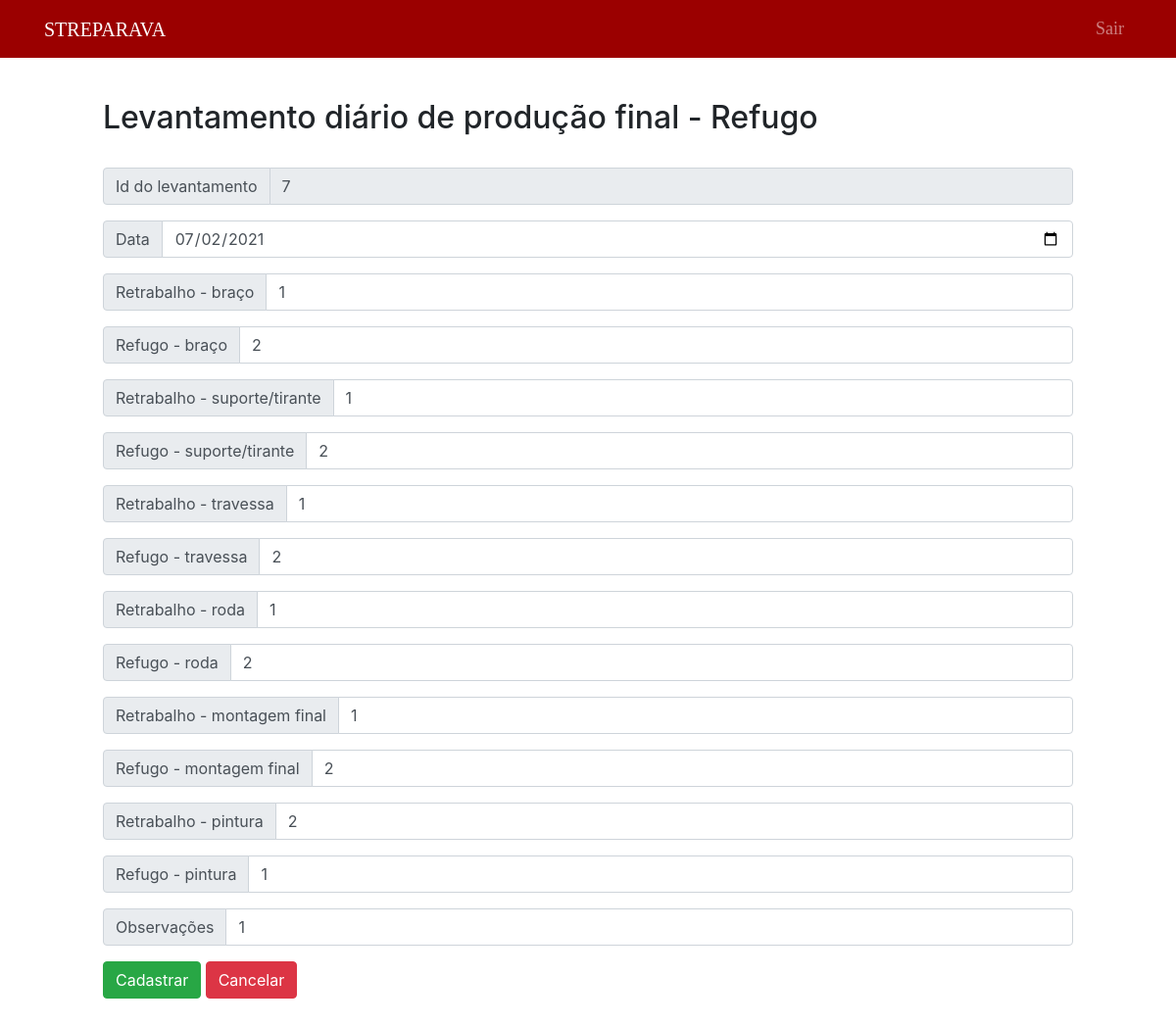
The app's page /public/refret/editRefret.php?id=7 (signed in) with its own data.
### tables this page shows
CREATE TABLE `refret` (
  `id_refret` int(11) NOT NULL,
  `data` date NOT NULL,
  `retrabalho_braco` int(11) NOT NULL,
  `refugo_braco` int(11) NOT NULL,
  `retrabalho_tirante` int(11) NOT NULL,
  `refugo_tirante` int(11) NOT NULL,
  `retrabalho_travessa` int(11) NOT NULL,
  `refugo_travessa` int(11) NOT NULL,
  `retrabalho_roda` int(11) NOT NULL,
  `refugo_roda` int(11) NOT NULL,
  `retrabalho_montagem` int(11) NOT NULL,
  `refugo_montagem` int(11) NOT NULL,
  `retrabalho_pintura` int(11) NOT NULL,
  `refugo_pintura` int(11) NOT NULL,
  `total_retrabalho` int(11) NOT NULL,
  `total_refugo` int(11) NOT NULL,
  `observacoes` text NOT NULL
);

### public/refret/editRefret.php (the view, shortened to what this page needs)
<?php include("../Template/header.php");
include("../../data/connection.php");
if (isset($_GET["id"])) {
    $id = $_GET["id"];
    $sql = "SELECT * FROM refret WHERE  id_refret = '" . $id . "'";
    $resultado = $connection->query($sql);
    $refret = $resultado->fetch_assoc();
?>
    <html lang="en">
    <head>
    </head>
    <body>
        <br>
        <br>
        <div class="form">
        <form action="../refret/updateRefret.php" method="POST" style="margin-left: 100px; margin-right: 100px;">
            <div>
                <h2>Levantamento diário de produção final - Refugo</h2>
            </div>
            <br>
            <div class="input-group mb-3">
                <div class="input-group-prepend">
                    <span class="input-group-text" id="inputGroup-sizing-default">Id do levantamento </span>
                </div>
                <input type="number" name="numId" class="form-control" id="numId" aria-label="Default" aria-describedby="inputGroup-sizing-default" value="<?php echo $refret["id_refret"] ?>" readonly>
            </div>
            <div class="input-group mb-3">
                <div class="input-group-prepend">
                    <span class="input-group-text" id="inputGroup-sizing-default">Data</span>
                </div>
                <input type="date" name="date" class="form-control" id="date" aria-label="Default" aria-describedby="inputGroup-sizing-default" value="<?php echo $refret["data"] ?>" >
            </div>
            <div class="input-group mb-3">
                <div class="input-group-prepend">
                    <span class="input-group-text" id="inputGroup-sizing-default">Retrabalho - braço</span>
                </div>
                <input type="number" name="numBra" class="form-control" id="numBra" aria-label="Default" aria-describedby="inputGroup-sizing-default" value="<?php echo $refret["retrabalho_braco"] ?>" >
            </div>
            <div class="input-group mb-3">
                <div class="input-group-prepend">
                    <span class="input-group-text" id="inputGroup-sizing-default">Refugo - braço</span>
                </div>
                <input type="number" name="numBrar" class="form-control" id="numBrar" aria-label="Default" aria-describedby="inputGroup-sizing-default" value="<?php echo $refret["refugo_braco"] ?>" >
            </div>
            <div class="input-group mb-3">
                <div class="input-group-prepend">
                    <span class="input-group-text" id="inputGroup-sizing-default">Retrabalho - suporte/tirante</span>
                </div>
                <input type="number" name="numSup" class="form-control" id="numSup" aria-label="Default" aria-describedby="inputGroup-sizing-default" value="<?php echo $refret["retrabalho_tirante"] ?>" >
            </div>
            <div class="input-group mb-3">
                <div class="input-group-prepend">
                    <span class="input-group-text" id="inputGroup-sizing-default">Refugo - suporte/tirante</span>
                </div>
                <input type="number" name="numSupr" class="form-control" id="numSupr" aria-label="Default" aria-describedby="inputGroup-sizing-default" value="<?php echo $refret["refugo_tirante"] ?>" >
            </div>
            <div class="input-group mb-3">
                <div class="input-group-prepend">
                    <span class="input-group-text" id="inputGroup-sizing-default">Retrabalho - travessa</span>
                </div>
                <input type="number" name="numTra" class="form-control" id="numTra" aria-label="Default" aria-describedby="inputGroup-sizing-default" value="<?php echo $refret["retrabalho_travessa"] ?>" >
            </div>
            <div class="input-group mb-3">
                <div class="input-group-prepend">
                    <span class="input-group-text" id="inputGroup-sizing-default">Refugo - travessa</span>
                </div>
                <input type="number" name="numTrar" class="form-control" id="numTrar" aria-label="Default" aria-describedby="inputGroup-sizing-default" value="<?php echo $refret["refugo_travessa"] ?>" >
            </div>
            <div class="input-group mb-3">
                <div class="input-group-prepend">
                    <span class="input-group-text" id="inputGroup-sizing-default">Retrabalho - roda </span>
                </div>
                <input type="number" name="numRod" class="form-control" id="numRod" aria-label="Default" aria-describedby="inputGroup-sizing-default" value="<?php echo $refret["retrabalho_roda"] ?>" >
            </div>
            <div class="input-group mb-3">
                <div class="input-group-prepend">
                    <span class="input-group-text" id="inputGroup-sizing-default">Refugo - roda</span>
                </div>
                <input type="number" name="numRodr" class="form-control" id="numRodr" aria-label="Default" aria-describedby="inputGroup-sizing-default" value="<?php echo $refret["refugo_roda"] ?>" >
            </div>
            <div class="input-group mb-3">
                <div class="input-group-prepend">
                    <span class="input-group-text" id="inputGroup-sizing-default">Retrabalho - montagem final</span>
                </div>
                <input type="number" name="numFin" class="form-control" id="numFin" aria-label="Default" aria-describedby="inputGroup-sizing-default" value="<?php echo $refret["retrabalho_montagem"] ?>" >
            </div>
            <div class="input-group mb-3">
                <div class="input-group-prepend">
                    <span class="input-group-text" id="inputGroup-sizing-default">Refugo - montagem final</span>
                </div>
                <input type="number" name="numFinr" class="form-control" id="numFinr" aria-label="Default" aria-describedby="inputGroup-sizing-default" value="<?php echo $refret["refugo_montagem"] ?>" >
            </div>
            <div class="input-group mb-3">
                <div class="input-group-prepend">
                    <span class="input-group-text" id="inputGroup-sizing-default">Retrabalho - pintura</span>
                </div>
                <input type="number" name="numPint" class="form-control" id="numPint" aria-label="Default" aria-describedby="inputGroup-sizing-default" value="<?php echo $refret["refugo_pintura"] ?>" >
            </div>
            <div class="input-group mb-3">
                <div class="input-group-prepend">
                    <span class="input-group-text" id="inputGroup-sizing-default">Refugo - pintura</span>
                </div>
                <input type="number" name="numPintr" class="form-control" id="numPintr" aria-label="Default" aria-describedby="inputGroup-sizing-default" value="<?php echo $refret["retrabalho_pintura"] ?>" >
            </div>
            <div class="input-group mb-3">
                <div class="input-group-prepend">
                    <span class="input-group-text" id="inputGroup-sizing-default">Observações</span>
                </div>
                <input type="text" name="txtObs" class="form-control" id="txtObs" aria-label="Default" aria-describedby="inputGroup-sizing-default" value="<?php echo $refret["observacoes"] ?>" >
            </div>
            <div class="buttons">
                <input type="submit" class="btn btn-success" value="Cadastrar">
                <input type="reset" class="btn btn-danger" onclick="window.location.href='../montagem35/listPDC.php'" value="Cancelar">
            </div>
        </form>
        </div>
    </body>
    <br>
    <br>
    </html>
<?php
}
?>

### public/Styles/main.css (style rules this page uses)
body { padding: 5px; }

### records on screen
refret: numId "7", date "07/02/2021", numBra "1", numBrar "2", numSup "1", numSupr "2", numTra "1", numTrar "2", numRod "1", numRodr "2", numFin "1", numFinr "2", numPint "2", numPintr "1", txtObs "1"
